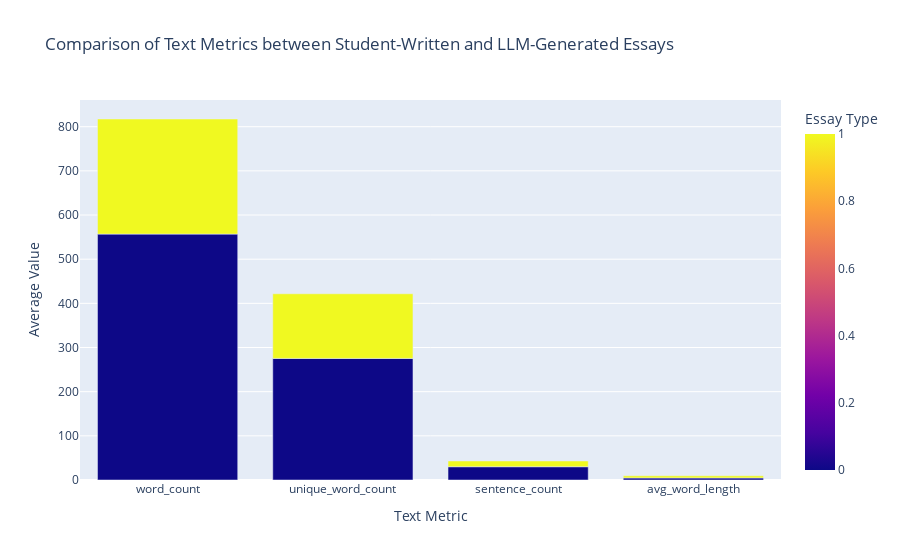

Here is the notebook cell this chart was saved with:
### Code cell
import plotly.express as px

comparison_metrics_reset = comparison_metrics.reset_index()

comparison_long = comparison_metrics_reset.melt(id_vars='generated', var_name='Metric', value_name='Value')

custom_colors = px.colors.qualitative.Pastel

fig = px.bar(
    comparison_long,
    x='Metric',
    y='Value',
    color='generated',
    barmode='group',
    title='Comparison of Text Metrics between Student-Written and LLM-Generated Essays',
    labels={'generated': 'Essay Type', 'Value': 'Average Value'},
    color_discrete_sequence=custom_colors  
)

fig.update_layout(
    xaxis_title='Text Metric',
    yaxis_title='Average Value',
    legend_title='Essay Type'
)

# Display the figure
fig.show()

### Figure 1 — Plotly figure (JSON) as saved in the notebook; plotly's stock layout.template omitted (floating-point values rounded to 4 significant figures)
{"data": [{"alignmentgroup": "True", "hovertemplate": "Metric=%{x}<br>Average Value=%{y}<br>Essay Type=%{marker.color}<extra></extra>", "legendgroup": "", "marker": {"color": [0, 1, 0, 1, 0, 1, 0, 1], "coloraxis": "coloraxis", "pattern": {"shape": ""}}, "name": "", "offsetgroup": "", "orientation": "v", "showlegend": false, "textposition": "auto", "type": "bar", "x": ["word_count", "word_count", "unique_word_count", "unique_word_count", "sentence_count", "sentence_count", "avg_word_length", "avg_word_length"], "xaxis": "x", "y": [556.8, 260.7, 275.3, 146.3, 30.06, 13, 4.695, 4.936], "yaxis": "y"}], "layout": {"autosize": true, "barmode": "group", "coloraxis": {"colorbar": {"title": {"text": "Essay Type"}}, "colorscale": [[0, "#0d0887"], [0.1111, "#46039f"], [0.2222, "#7201a8"], [0.3333, "#9c179e"], [0.4444, "#bd3786"], [0.5556, "#d8576b"], [0.6667, "#ed7953"], [0.7778, "#fb9f3a"], [0.8889, "#fdca26"], [1, "#f0f921"]]}, "legend": {"title": {"text": "Essay Type"}, "tracegroupgap": 0}, "title": {"text": "Comparison of Text Metrics between Student-Written and LLM-Generated Essays"}, "xaxis": {"anchor": "y", "autorange": true, "domain": [0, 1], "range": [-0.5, 3.5], "title": {"text": "Text Metric"}, "type": "category"}, "yaxis": {"anchor": "x", "autorange": true, "domain": [0, 1], "range": [0, 860.5], "title": {"text": "Average Value"}, "type": "linear"}}}
